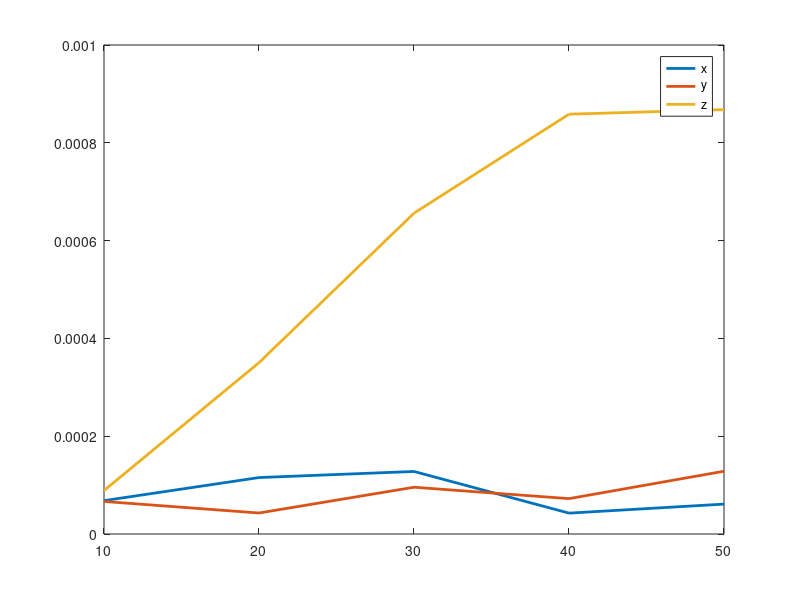
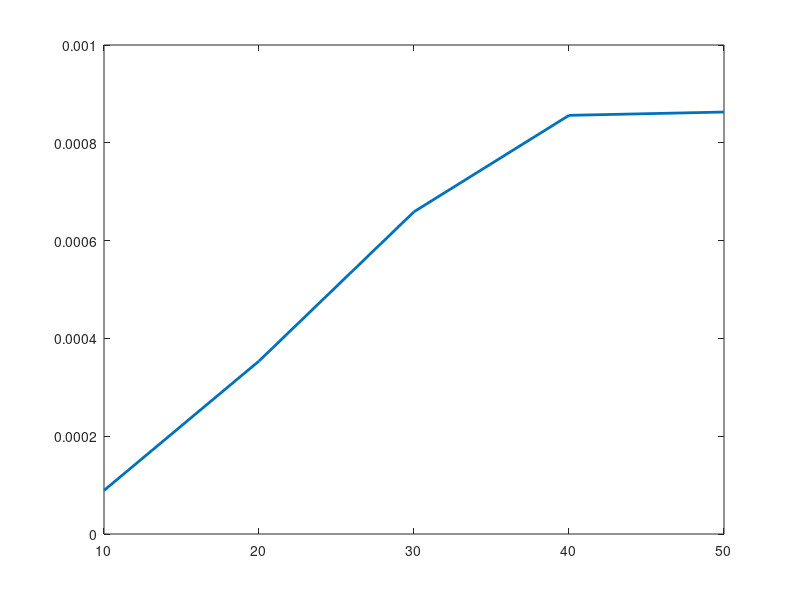

MATLAB code to generate these figures, in order:
clear

load Measurement/array_10.txt
load Measurement/array_20.txt
load Measurement/array_30.txt
load Measurement/array_40.txt
load Measurement/array_50.txt

std_array = zeros(5, 3);
std_array(1,:) = std(array_10);
std_array(2,:) = std(array_20);
std_array(3,:) = std(array_30);
std_array(4,:) = std(array_40);
std_array(5,:) = std(array_50);

dist_array = zeros(5, 1);
dist_array(1) = std(sqrt(sum(array_10.^2, 2)));
dist_array(2) = std(sqrt(sum(array_20.^2, 2)));
dist_array(3) = std(sqrt(sum(array_30.^2, 2)));
dist_array(4) = std(sqrt(sum(array_40.^2, 2)));
dist_array(5) = std(sqrt(sum(array_50.^2, 2)));

figure(1);
plot(10:10:50, std_array, 'LineWidth',2);
legend('x', 'y', 'z');

figure(2);
plot(10:10:50, dist_array, 'LineWidth',2);
